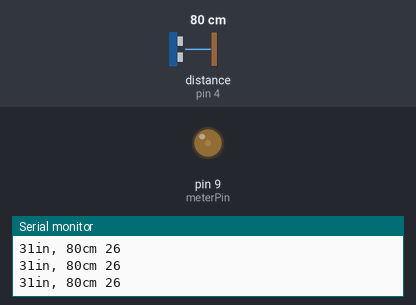
A sketch run on a simulated Arduino Uno, built with avr-gcc and run on an emulated ATmega328P. On the bench: output pins drawn as LEDs (lit = HIGH), the last lines printed to the serial monitor. Wiring (inferred from the names in the program): ultrasonic range finder: trigger pin 3; echo pin 4. The inputs (shaded band) are chosen by the test bench; at power-on: distance to the obstacle (sensor on pin 4) 80 cm. The echo pulse lasts 58.3 µs per cm; pins used as bus, display or sensor lines are not drawn.

Above: at 1.2 s.
1.3 s: distance to the obstacle (sensor on pin 4) set to 2 cm
At 2.5 s:
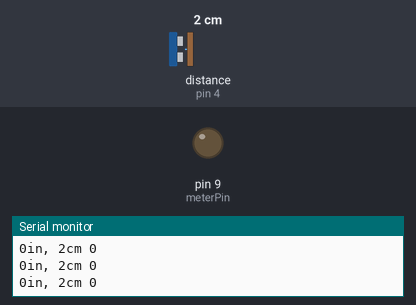
2.8 s: distance to the obstacle (sensor on pin 4) set to 250 cm
At 3.6 s:
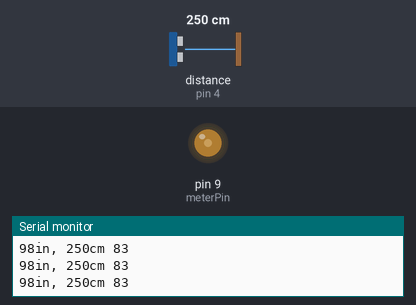
4.4 s: distance to the obstacle (sensor on pin 4) set to 35 cm
At 5.1 s:
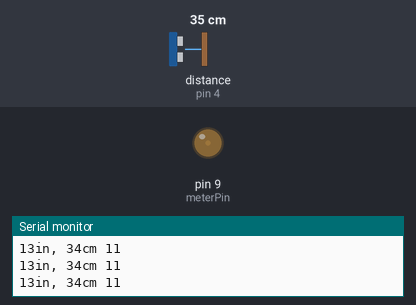
Timing chart, 0 to 7.4 s (numbered marks = the images above; inputs shaded):
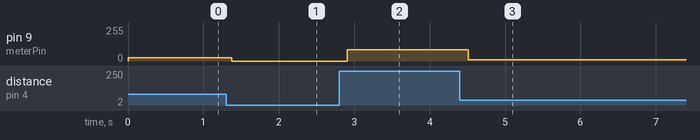

The sketch:

PINGSensor4P.ino
```cpp
int meterPin = 9;

void setup() {
  pinMode (2,OUTPUT);//attach pin 2 to vcc
  pinMode (5,OUTPUT);//attach pin 5 to GND
  // initialize serial communication:
  Serial.begin(9600);
}

void loop()
{
digitalWrite(2, HIGH);
  // establish variables for duration of the ping,
  // and the distance result in inches and centimeters:
  long duration, inches, cm;

  // The PING))) is triggered by a HIGH pulse of 2 or more microseconds.
  // Give a short LOW pulse beforehand to ensure a clean HIGH pulse:
  pinMode(3, OUTPUT);// attach pin 3 to Trig
  digitalWrite(3, LOW);
  delayMicroseconds(2);
  digitalWrite(3, HIGH);
  delayMicroseconds(5);
  digitalWrite(3, LOW);

  // The same pin is used to read the signal from the PING))): a HIGH
  // pulse whose duration is the time (in microseconds) from the sending
  // of the ping to the reception of its echo off of an object.
  pinMode (4, INPUT);//attach pin 4 to Echo
  duration = pulseIn(4, HIGH);

  // convert the time into a distance
  inches = microsecondsToInches(duration);
  cm = microsecondsToCentimeters(duration);

  Serial.print(inches);
  Serial.print("in, ");
  Serial.print(cm);
  Serial.print("cm ");
  Serial.println(cm*100/300);

  analogWrite(meterPin, cm*100/300);

  delay(100);
}

long microsecondsToInches(long microseconds)
{
  // According to Parallax's datasheet for the PING))), there are
  // 73.746 microseconds per inch (i.e. sound travels at 1130 feet per
  // second).  This gives the distance travelled by the ping, outbound
  // and return, so we divide by 2 to get the distance of the obstacle.
  // See: http://www.parallax.com/dl/docs/prod/acc/28015-PING-v1.3.pdf
  return microseconds / 74 / 2;
}

long microsecondsToCentimeters(long microseconds)
{
  // The speed of sound is 340 m/s or 29 microseconds per centimeter.
  // The ping travels out and back, so to find the distance of the
  // object we take half of the distance travelled.
  return microseconds / 29 / 2;
}
```

Measured:
- after the input at 1.3 s, pin 9 (meterPin): 26/255 → 0/255 after 0.08 s
- after the input at 2.8 s, pin 9 (meterPin): 0/255 → 83/255 after 0.10 s
- after the input at 4.4 s, pin 9 (meterPin): 83/255 → 11/255 after 0.11 s
